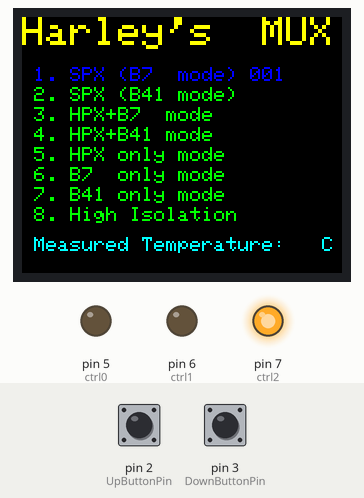
This sketch was run on a simulated Arduino Uno, built with avr-gcc and run on an emulated ATmega328P. Parts: 160×128 colour display, output pins drawn as LEDs (lit = HIGH). Inputs (shaded band) come from the test bench; at power-on: pin 2 (UpButtonPin) LOW, pin 3 (DownButtonPin) LOW.

Above: at 1.2 s.
1.3 s: pin 2 (UpButtonPin) pulled HIGH for 0.15 s
At 2.1 s:
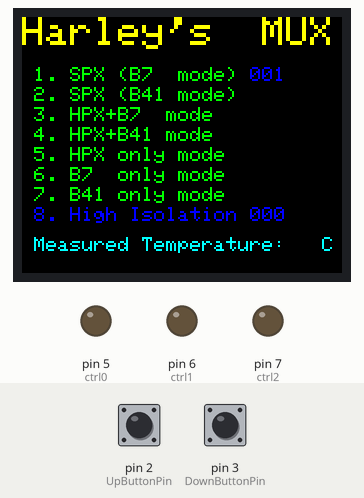
2.9 s: pin 2 (UpButtonPin) pulled HIGH for 1 s
At 3.6 s:
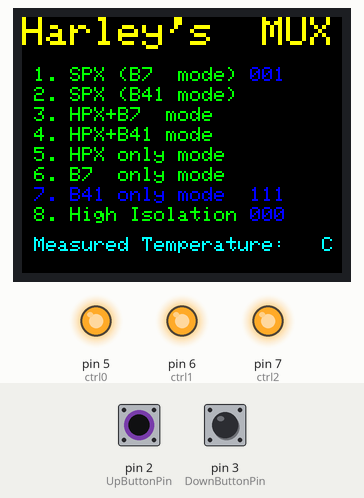
5.4 s: pin 3 (DownButtonPin) pulled HIGH for 0.15 s
At 5.8 s:
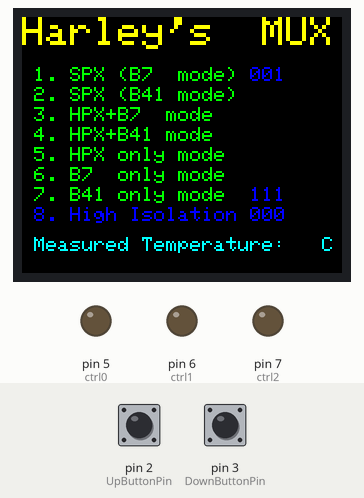
7.0 s: pin 3 (DownButtonPin) pulled HIGH for 1 s
At 8.5 s:
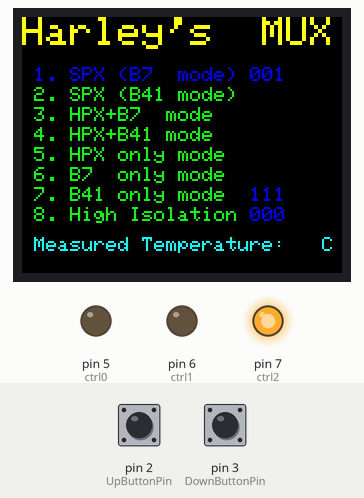
9.5 s: pin 3 (DownButtonPin) pulled HIGH for 0.15 s
At 10.7 s:
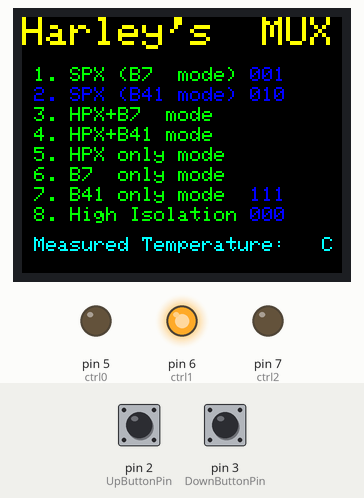
11.1 s: pin 3 (DownButtonPin) pulled HIGH for 3.2 s
At 12.3 s:
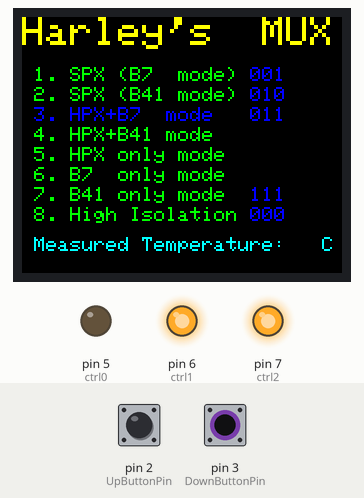
Timing chart, 0 to 14.1 s (numbered marks = the images above; inputs shaded):
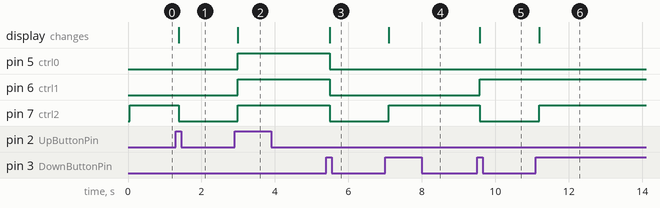

The sketch:

Harley_MUX_LCD.ino
```cpp
//editted by Jason, Oct 23, 2017
//can be used for Aduino UNO, pin set should be changed for esp8266

#include <TimeLib.h>
#include <TFT.h>  // Arduino LCD library
#include <SPI.h>

/////////////////////////Pin setup////////////////
// pin definition for buttons
const int UpButtonPin = 2;    // up pushbutton  pin
const int DownButtonPin=3;    // down pushbutton  pin

// pin definition for relays
const int ctrl0 = 5;      // bias for ctrl 0
const int ctrl1 = 6;      // bias for ctrl 1
const int ctrl2 = 7;      // bias for ctrl 2

//1.8inch TFT LCD pin assign,
//Uno default setting 변경불가: SDA SDI 11(MOSI),SCK 13, 12(MISO)
#define cs   10 //cs(ss,slave select, chip select)
#define dc   9 //A0(data/command selection)
#define rst  8  //reset

// create an instance of the library
TFT TFTscreen = TFT(cs, dc, rst);

// Variables will change:
int UpButtonState;             // the current reading from the input pin
int DownButtonState;
int lastUpButtonState = LOW;   // the previous reading from the input pin
int lastDownButtonState = LOW;   // the previous reading from the input pin
int ModeState=8000; //initial mode state. 80000 means 1st mode

// the following variables are long's because the time, measured in miliseconds,
// will quickly become a bigger number than can be stored in an int.
long lastUpDebounceTime = 0;  // the last time the output pin was toggled
long lastDownDebounceTime = 0;  // the last time the output pin was toggled
long debounceDelay = 50;    // the debounce time; increase if the output flickers

void setup() {

  // Put this line at the beginning of every sketch that uses the GLCD:
  TFTscreen.begin();

  // clear the screen with a black background
  TFTscreen.background(0, 0, 0);

  // write the static text to the screen
  TFTscreen.stroke(255, 255, 0); //blue color
  // set the font size
  TFTscreen.setTextSize(2);
  // write the text to the top left corner of the screen
  TFTscreen.text("Harley's  MUX\n ", 0, 0);

  TFTscreen.setTextSize(1);
  //display current temperature
  TFTscreen.stroke(0, 255, 255); //temperatue color yellow
  TFTscreen.text(" Measured Temperature:   C",0,110);

  Serial.begin(115200);


  pinMode(UpButtonPin,INPUT);
  pinMode(DownButtonPin,INPUT);
  pinMode(ctrl0,OUTPUT);
  pinMode(ctrl1,OUTPUT);
  pinMode(ctrl2,OUTPUT);

  // internal pull-down setup
  digitalWrite(UpButtonPin,LOW);
  digitalWrite(DownButtonPin,LOW);

//default mode////////////
  modeChange(); //display default mode

}

void loop() {

  // read the state of the switch into a local variable:
  int readingUp = digitalRead(UpButtonPin); //업버튼 상태를 읽음
  int readingDown=digitalRead(DownButtonPin); //다운버튼 상태를 읽음
/*
  Serial.print("\n 1st. readingUP: ");Serial.println(readingUp);
  Serial.print("1st readingDown: ");Serial.println(readingDown);
  Serial.print("lastUpButtonState");Serial.println(lastUpButtonState);
  Serial.print("lastDownButtonState");Serial.println(lastDownButtonState);
  Serial.print("mode state");Serial.println(ModeState);
  */
  // check to see if you just pressed the button
  // (i.e. the input went from LOW to HIGH),  and you've waited
  // long enough since the last press to ignore any noise:
  // If the switch changed, due to noise or pressing:

  //check Up button///////////////////////////////
  // If the switch changed, due to noise or pressing:
  if (readingUp != lastUpButtonState) { //업버튼 전압이 변하면 (누르거나 떼면)
    // reset the debouncing timer
    lastUpDebounceTime = millis();  //그시간을 체크하고

   // Serial.print("lastUpDebounceTime");Serial.println(lastUpDebounceTime);

  }

  if ((millis() - lastUpDebounceTime) > debounceDelay) {  //일정시간이후 부터 상태 체크
    // whatever the reading is at, it's been there for longer
    // than the debounce delay, so take it as the actual current state:

    // if the button state has changed:
    if (readingUp != UpButtonState) {  //일정시간 이후에도 업버튼 전압이 변해있으면(계속 누르거나 계속 떼면)
      UpButtonState = readingUp;  // 버튼이 현재 상태인것으로 인식시키고

      // only toggle up the mode if the up button state is HIGH
      if (UpButtonState == HIGH) {  // 버튼이 눌렸으면
        ModeState--;  //모드상태를 1씩 감소시킴
        modeChange();  //모드를 바꿔라

       // Serial.print("Up button ON: mode state");Serial.println(ModeState);

      }
    }
  }


//check Down button////////////////////////////
  if (readingDown != lastDownButtonState) {
    // reset the debouncing timer
    lastDownDebounceTime = millis();

    //Serial.print("lastDownDebounceTime: ");Serial.println(lastDownDebounceTime);

  }

  if ((millis() - lastDownDebounceTime) > debounceDelay) {
    // whatever the reading is at, it's been there for longer
    // than the debounce delay, so take it as the actual current state:
    // if the button state has changed:

    if (readingDown != DownButtonState) {
      DownButtonState = readingDown;

      // only toggle up the mode if the up button state is HIGH
      if (DownButtonState == HIGH) {
        ModeState++;
        modeChange();

        //Serial.println("down on");


      }
    }
  }

  //lastUp/DownButtonState를 현재값으로 update
  lastUpButtonState=readingUp;
  lastDownButtonState=readingDown;
  delay(30);
} //loop종료


  //////모드변경을 명령하는 함수선언
void modeChange(){
  int ModeSelected=ModeState%8; //assign 8 modes

  switch (ModeSelected) {
    case 0:
         TFTscreen.stroke(0, 0, 255); //red color
         TFTscreen.text(" 1. SPX (B7  mode) 001\n", 0, 25);
         TFTscreen.stroke(0, 255, 0); //green color
         TFTscreen.text(" 2. SPX (B41 mode)\n", 0, 35);
         TFTscreen.text(" 3. HPX+B7  mode\n", 0, 45);
         TFTscreen.text(" 4. HPX+B41 mode\n", 0, 55);
         TFTscreen.text(" 5. HPX only mode\n", 0, 65);
         TFTscreen.text(" 6. B7  only mode\n", 0, 75);
         TFTscreen.text(" 7. B41 only mode\n", 0, 85);
         TFTscreen.text(" 8. High Isolation\n", 0, 95);
       digitalWrite(ctrl0,LOW);
       digitalWrite(ctrl1,LOW);
       digitalWrite(ctrl2,HIGH);
       break;

    case 1:
         TFTscreen.stroke(0, 255, 0); //green color
         TFTscreen.text(" 1. SPX (B7  mode)\n", 0, 25);
         TFTscreen.stroke(0, 0, 255); //red color
         TFTscreen.text(" 2. SPX (B41 mode) 010\n", 0, 35);
         TFTscreen.stroke(0, 255, 0); //green color
         TFTscreen.text(" 3. HPX+B7  mode\n", 0, 45);
         TFTscreen.text(" 4. HPX+B41 mode\n", 0, 55);
         TFTscreen.text(" 5. HPX only mode\n", 0, 65);
         TFTscreen.text(" 6. B7  only mode\n", 0, 75);
         TFTscreen.text(" 7. B41 only mode\n", 0, 85);
         TFTscreen.text(" 8. High Isolation\n", 0, 95);
       digitalWrite(ctrl0,LOW);
       digitalWrite(ctrl1,HIGH);
       digitalWrite(ctrl2,LOW);
       break;

    case 2:
         TFTscreen.stroke(0, 255, 0); //green color
         TFTscreen.text(" 1. SPX (B7  mode)\n", 0, 25);
         TFTscreen.text(" 2. SPX (B41 mode)\n", 0, 35);
         TFTscreen.stroke(0, 0, 255); //red color
         TFTscreen.text(" 3. HPX+B7  mode   011\n", 0, 45);
         TFTscreen.stroke(0, 255, 0); //green color
         TFTscreen.text(" 4. HPX+B41 mode\n", 0, 55);
         TFTscreen.text(" 5. HPX only mode\n", 0, 65);
         TFTscreen.text(" 6. B7  only mode\n", 0, 75);
         TFTscreen.text(" 7. B41 only mode\n", 0, 85);
         TFTscreen.text(" 8. High Isolation\n", 0, 95);
       digitalWrite(ctrl0,LOW);
       digitalWrite(ctrl1,HIGH);
       digitalWrite(ctrl2,HIGH);
       break;

    case 3:
         TFTscreen.stroke(0, 255, 0); //green color
         TFTscreen.text(" 1. SPX (B7  mode)\n", 0, 25);
         TFTscreen.text(" 2. SPX (B41 mode)\n", 0, 35);
         TFTscreen.text(" 3. HPX+B7  mode\n", 0, 45);
         TFTscreen.stroke(0, 0, 255); //red color
         TFTscreen.text(" 4. HPX+B41 mode   100\n", 0, 55);
         TFTscreen.stroke(0, 255, 0); //green color
         TFTscreen.text(" 5. HPX only mode\n", 0, 65);
         TFTscreen.text(" 6. B7  only mode\n", 0, 75);
         TFTscreen.text(" 7. B41 only mode\n", 0, 85);
         TFTscreen.text(" 8. High Isolation\n", 0, 95);
       digitalWrite(ctrl0,HIGH);
       digitalWrite(ctrl1,LOW);
       digitalWrite(ctrl2,LOW);
       break;

    case 4:
         TFTscreen.stroke(0, 255, 0); //green color
         TFTscreen.text(" 1. SPX (B7  mode)\n", 0, 25);
         TFTscreen.text(" 2. SPX (B41 mode)\n", 0, 35);
         TFTscreen.text(" 3. HPX+B7  mode\n", 0, 45);
         TFTscreen.text(" 4. HPX+B41 mode\n", 0, 55);
         TFTscreen.stroke(0, 0, 255); //red color
         TFTscreen.text(" 5. HPX only mode  101\n", 0, 65);
         TFTscreen.stroke(0, 255, 0); //green color
         TFTscreen.text(" 6. B7  only mode\n", 0, 75);
         TFTscreen.text(" 7. B41 only mode\n", 0, 85);
         TFTscreen.text(" 8. High Isolation\n", 0, 95);
       digitalWrite(ctrl0,HIGH);
       digitalWrite(ctrl1,LOW);
       digitalWrite(ctrl2,HIGH);
       break;

    case 5:
         TFTscreen.stroke(0, 255, 0); //green color
         TFTscreen.text(" 1. SPX (B7  mode)\n", 0, 25);
         TFTscreen.text(" 2. SPX (B41 mode)\n", 0, 35);
         TFTscreen.text(" 3. HPX+B7  mode\n", 0, 45);
         TFTscreen.text(" 4. HPX+B41 mode\n", 0, 55);
         TFTscreen.text(" 5. HPX only mode\n", 0, 65);
         TFTscreen.stroke(0, 0, 255); //red color
         TFTscreen.text(" 6. B7  only mode  110\n", 0, 75);
         TFTscreen.stroke(0, 255, 0); //green color
         TFTscreen.text(" 7. B41 only mode\n", 0, 85);
         TFTscreen.text(" 8. High Isolation\n", 0, 95);
       digitalWrite(ctrl0,HIGH);
       digitalWrite(ctrl1,HIGH);
       digitalWrite(ctrl2,LOW);
       break;

    case 6:
         TFTscreen.stroke(0, 255, 0); //green color
         TFTscreen.text(" 1. SPX (B7  mode)\n", 0, 25);
         TFTscreen.text(" 2. SPX (B41 mode)\n", 0, 35);
         TFTscreen.text(" 3. HPX+B7  mode\n", 0, 45);
         TFTscreen.text(" 4. HPX+B41 mode\n", 0, 55);
         TFTscreen.text(" 5. HPX only mode\n", 0, 65);
         TFTscreen.text(" 6. B7  only mode\n", 0, 75);
         TFTscreen.stroke(0, 0, 255); //red color
         TFTscreen.text(" 7. B41 only mode  111\n", 0, 85);
         TFTscreen.stroke(0, 255, 0); //green color
         TFTscreen.text(" 8. High Isolation\n", 0, 95);
       digitalWrite(ctrl0,HIGH);
       digitalWrite(ctrl1,HIGH);
       digitalWrite(ctrl2,HIGH);
       break;

    case 7:
         TFTscreen.stroke(0, 255, 0); //green color
         TFTscreen.text(" 1. SPX (B7  mode)\n", 0, 25);
         TFTscreen.text(" 2. SPX (B41 mode)\n", 0, 35);
         TFTscreen.text(" 3. HPX+B7  mode\n", 0, 45);
         TFTscreen.text(" 4. HPX+B41 mode\n", 0, 55);
         TFTscreen.text(" 5. HPX only mode\n", 0, 65);
         TFTscreen.text(" 6. B7  only mode\n", 0, 75);
         TFTscreen.text(" 7. B41 only mode\n", 0, 85);
         TFTscreen.stroke(0, 0, 255); //red color
         TFTscreen.text(" 8. High Isolation 000\n", 0, 95);
         TFTscreen.stroke(0, 255, 0); //green color
       digitalWrite(ctrl0,LOW);
       digitalWrite(ctrl1,LOW);
       digitalWrite(ctrl2,LOW);
       break;

  }
}
```

Measured:
- after the input at 1.3 s, pin 7 (ctrl2): HIGH → LOW after 0.08 s; the display: changes after 0.08 s (image 1)
- after the input at 2.9 s, pin 5 (ctrl0), pin 6 (ctrl1), pin 7 (ctrl2): LOW → HIGH after 0.09 s; the display: changes after 0.09 s (image 2)
- after the input at 5.4 s, pin 5 (ctrl0), pin 6 (ctrl1), pin 7 (ctrl2): HIGH → LOW after 0.10 s; the display: changes after 0.10 s (image 3)
- after the input at 7.0 s, pin 7 (ctrl2): LOW → HIGH after 0.10 s; the display: changes after 0.10 s (image 4)
- after the input at 9.5 s, pin 6 (ctrl1): LOW → HIGH after 0.08 s; pin 7 (ctrl2): HIGH → LOW after 0.08 s; the display: changes after 0.08 s (image 5)
- after the input at 11.1 s, pin 7 (ctrl2): LOW → HIGH after 0.09 s; the display: changes after 0.09 s (image 6)
